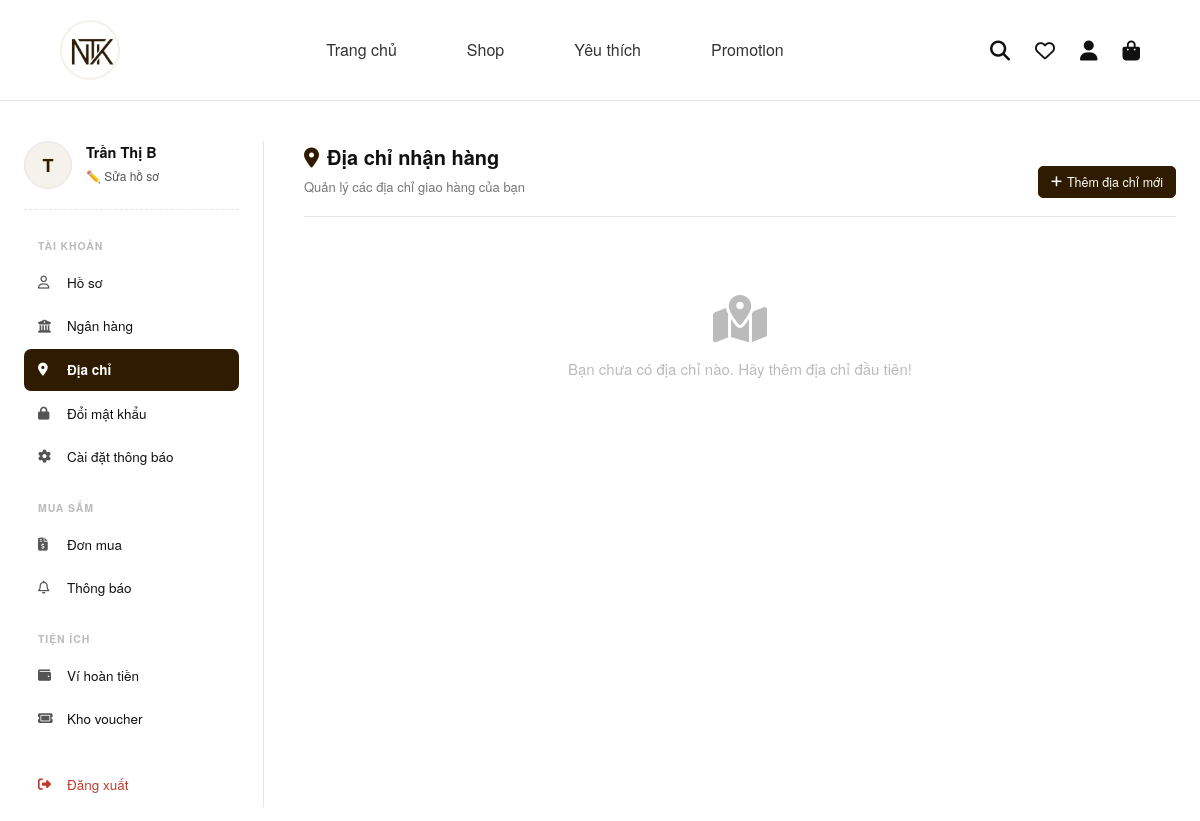
The page /views/user/dashboard.php?view=diachi (signed in) on the database as committed earlier.
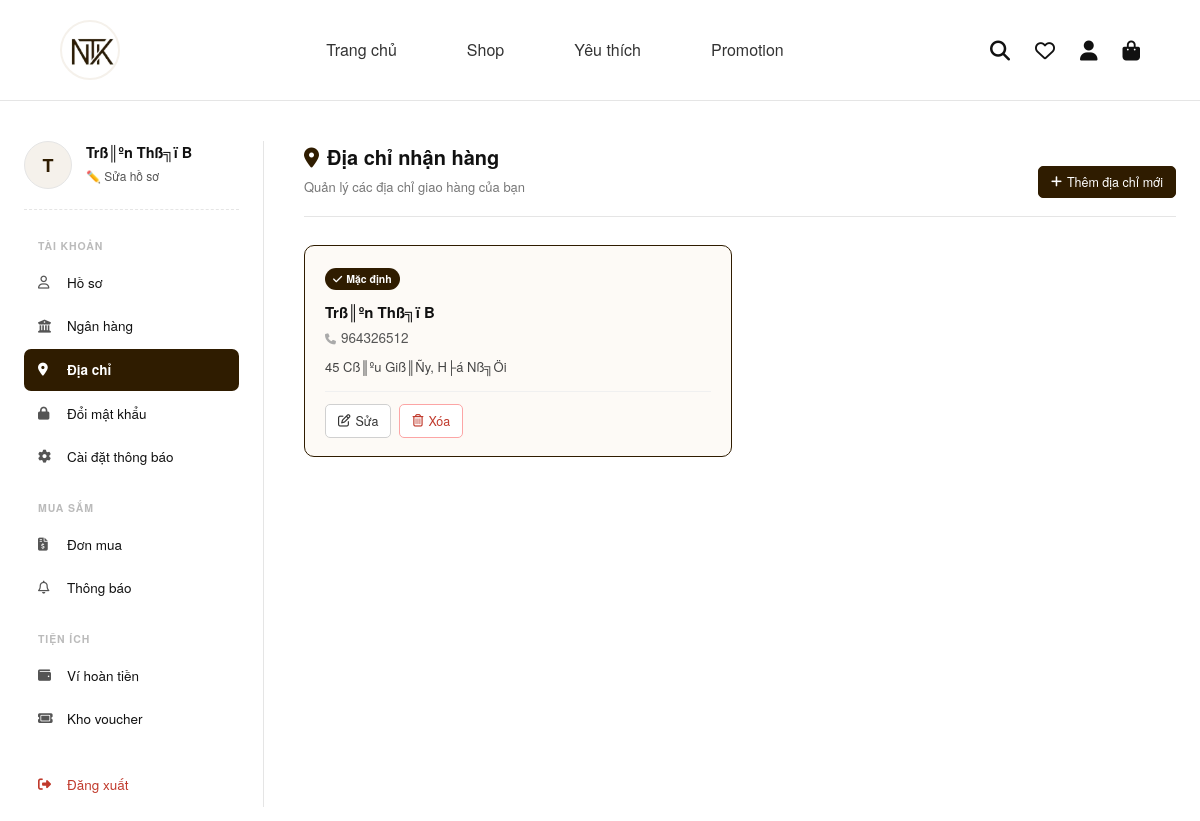
The same page on the database as committed later.
### tables this page shows
CREATE TABLE `users` (
  `user_id` char(5) NOT NULL,
  `username` varchar(50) NOT NULL,
  `password` varchar(50) NOT NULL,
  `fullname` varchar(100) DEFAULT NULL,
  `email` varchar(100) DEFAULT NULL,
  `phonenumber` varchar(10) DEFAULT NULL,
  `address` text DEFAULT NULL,
  `verification_code` varchar(6) DEFAULT NULL,
  `verification_code_expires_at` datetime DEFAULT NULL,
  `is_verified` int(11) DEFAULT 0,
  `role` int(11) DEFAULT 0,
  `status` int(11) DEFAULT 1,
  `created_at` datetime DEFAULT current_timestamp(),
  `total_orders` int(11) DEFAULT 0,
  `total_spend` decimal(15,2) DEFAULT 0.00,
  `bank_name` varchar(100) DEFAULT NULL,
  `bank_account_number` varchar(20) DEFAULT NULL,
  `bank_account_name` varchar(100) DEFAULT NULL,
  `wallet_balance` decimal(15,2) DEFAULT 0.00,
  PRIMARY KEY (`user_id`),
  UNIQUE KEY `username` (`username`)
);

CREATE TABLE `user_addresses` (
  `address_id` int(11) NOT NULL AUTO_INCREMENT,
  `user_id` char(5) NOT NULL,
  `recipient_name` varchar(100) NOT NULL DEFAULT '',
  `phone` varchar(20) NOT NULL DEFAULT '',
  `street` varchar(255) NOT NULL DEFAULT '',
  `ward` varchar(100) NOT NULL DEFAULT '',
  `district` varchar(100) NOT NULL DEFAULT '',
  `province` varchar(100) NOT NULL DEFAULT '',
  `note` text DEFAULT NULL,
  `is_default` tinyint(1) NOT NULL DEFAULT 0,
  `created_at` datetime DEFAULT current_timestamp(),
  PRIMARY KEY (`address_id`),
  KEY `user_id` (`user_id`),
  CONSTRAINT `user_addresses_ibfk_1` FOREIGN KEY (`user_id`) REFERENCES `users` (`user_id`) ON DELETE CASCADE
);

### src/views/user/address_list.php (the view, shortened to what this page needs)
<?php
$uid = $_SESSION['user_id'];
$stmt_list = $conn->prepare("SELECT * FROM user_addresses WHERE user_id=:uid ORDER BY is_default DESC, created_at DESC");
$stmt_list->execute([':uid'=>$uid]);
$address_list = $stmt_list->fetchAll(PDO::FETCH_ASSOC);
?>
<div class="am-wrap">
    <div class="am-header">
        <div>
            <h2><i class="fa-solid fa-location-dot" style="color:#2f1c00;margin-right:8px;"></i>Địa chỉ nhận hàng</h2>
            <p>Quản lý các địa chỉ giao hàng của bạn</p>
        </div>
        <button class="am-btn am-btn-primary" onclick="openDrawer('add')">
            <i class="fa-solid fa-plus"></i> Thêm địa chỉ mới
        </button>
    </div>
    <?php if (empty($address_list)): ?>
        <div class="am-empty">
            <i class="fa-solid fa-map-location-dot"></i>
            <p>Bạn chưa có địa chỉ nào. Hãy thêm địa chỉ đầu tiên!</p>
        </div>
    <?php else: ?>
    <div class="am-cards">
        <?php foreach ($address_list as $a): ?>
        <div class="am-card <?= $a['is_default'] ? 'is-default' : '' ?>">
            <?php if ($a['is_default']): ?>
            <div class="badge-default"><i class="fa-solid fa-check"></i> Mặc định</div>
            <?php endif; ?>
            <div class="am-card-name"><?= htmlspecialchars($a['recipient_name']) ?></div>
            <div class="am-card-phone"><i class="fa-solid fa-phone" style="color:#aaa;margin-right:5px;font-size:11px;"></i><?= htmlspecialchars($a['phone']) ?></div>
            <div class="am-card-addr">
                <?= htmlspecialchars($a['street']) ?>
            </div>
            <div class="am-card-actions">
                <button class="am-btn am-btn-edit" onclick="openEditDrawer(<?= $a['address_id'] ?>)" type="button">
                    <i class="fa-regular fa-pen-to-square"></i> Sửa
                </button>
                <a href="dashboard.php?view=diachi&addr_action=delete&addr_id=<?= $a['address_id'] ?>"
                   class="am-btn am-btn-delete"
                   onclick="return confirm('Xóa địa chỉ này?')">
                    <i class="fa-regular fa-trash-can"></i> Xóa
                </a>
            </div>
        </div>
        <?php endforeach; ?>
    </div>
    <?php endif; ?>
</div>

### src/views/user/dashboard.php (shortened to what this page needs)
<?php
require_once __DIR__ . '/../../config/database.php';
try {
    $stmt = $conn->prepare("SELECT * FROM Users WHERE user_id = :user_id");
    $stmt->execute(['user_id' => $_SESSION['user_id']]);
    $current_user = $stmt->fetch(PDO::FETCH_ASSOC);
} catch (PDOException $e) {
    echo "Lỗi: " . $e->getMessage();
    exit;
}
$view = isset($_GET['view']) ? $_GET['view'] : 'hoso';
?>
<!DOCTYPE html>
<html lang="vi">
<head>
    <link rel="stylesheet" href="https://cdnjs.cloudflare.com/ajax/libs/font-awesome/6.4.0/css/all.min.css">
    <link rel="stylesheet" href="../../assets/css/style.css">
</head>
<body>
<header class="main-header">
    <div class="header-container">
        <div class="logo">
            <a href="../../index.php">
                <img src="../../assets/images/logo-ntk.png" alt="NTK Logo">
            </a>
        </div>
        <nav class="navbar">
            <ul>
                <li><a href="../../index.php">Trang chủ</a></li>
                <li><a href="../../product.php">Shop</a></li>
                <li><a href="../../wishlist.php">Yêu thích</a></li>
                <li><a href="../../promotion.php">Promotion</a></li>
            </ul>
        </nav>
        <div class="header-icons">
            <a href="javascript:void(0)" onclick="toggleSearch()" title="Tìm kiếm">
                <i class="fa-solid fa-magnifying-glass"></i>
            </a>
            <a href="../../wishlist.php" title="Yêu thích">
                <i class="fa-regular fa-heart"></i>
            </a>
            <a href="dashboard.php" title="Tài khoản">
                <i class="fa-solid fa-user"></i>
            </a>
            <a href="../../cart.php" class="cart-icon" title="Giỏ hàng">
                <i class="fa-solid fa-bag-shopping"></i>
            </a>
        </div>
    </div>
</header>
<div class="dashboard-wrap">
    <aside class="dashboard-sidebar">
        <div class="user-card">
            <div class="user-avatar"><?= strtoupper(substr($current_user['username'], 0, 1)) ?></div>
            <div>
                <div class="user-name"><?= htmlspecialchars($current_user['fullname'] ?: $current_user['username']) ?></div>
                <a href="dashboard.php?view=hoso" class="user-edit">✏️ Sửa hồ sơ</a>
            </div>
        </div>
        <div class="menu-section-title">Tài khoản</div>
        <ul class="sidebar-menu">
            <li><a href="dashboard.php?view=hoso"       class="<?= $view=='hoso'      ?'active':'' ?>"><i class="fa-regular fa-user"></i>Hồ sơ</a></li>
            <li><a href="dashboard.php?view=nganhang"   class="<?= $view=='nganhang'  ?'active':'' ?>"><i class="fa-solid fa-building-columns"></i>Ngân hàng</a></li>
            <li><a href="dashboard.php?view=diachi"     class="<?= $view=='diachi'    ?'active':'' ?>"><i class="fa-solid fa-location-dot"></i>Địa chỉ</a></li>
            <li><a href="dashboard.php?view=doimatkhau" class="<?= $view=='doimatkhau'?'active':'' ?>"><i class="fa-solid fa-lock"></i>Đổi mật khẩu</a></li>
            <li><a href="dashboard.php?view=caidat"     class="<?= $view=='caidat'    ?'active':'' ?>"><i class="fa-solid fa-gear"></i>Cài đặt thông báo</a></li>
        </ul>
        <div class="menu-section-title">Mua sắm</div>
        <ul class="sidebar-menu">
            <li><a href="dashboard.php?view=donmua"   class="<?= $view=='donmua'  ?'active':'' ?>"><i class="fa-solid fa-file-invoice-dollar"></i>Đơn mua</a></li>
            <li><a href="dashboard.php?view=thongbao" class="<?= $view=='thongbao'?'active':'' ?>"><i class="fa-regular fa-bell"></i>Thông báo</a></li>
        </ul>
        <div class="menu-section-title">Tiện ích</div>
        <ul class="sidebar-menu">
            <li><a href="dashboard.php?view=vihoantien" class="<?= $view=='vihoantien'?'active':'' ?>"><i class="fa-solid fa-wallet"></i>Ví hoàn tiền</a></li>
            <li><a href="dashboard.php?view=khovoucher" class="<?= ($view=='khovoucher'||$view=='all_coupons')?'active':'' ?>"><i class="fa-solid fa-ticket"></i>Kho voucher</a></li>
        </ul>
        <div style="margin-top: 24px;">
            <ul class="sidebar-menu">
                <li><a href="../logout.php" class="logout"><i class="fa-solid fa-right-from-bracket"></i>Đăng xuất</a></li>
            </ul>
        </div>
    </aside>
    <main class="dashboard-content">
        <?php
            switch ($view) {
                case 'diachi':      include 'address_list.php';           break;
            }
        ?>
    </main>
</div>
</body>
</html>

### src/assets/css/style.css (style rules this page uses)
:root { --primary-color: #2f1c00; --bg-color: #ffffff; --beige-color: #f5f1eb; --border-color: #e5e5e5; --text-color: #111111; --font-main: 'Helvetica Neue', Arial, sans-serif; }
* { margin: 0; padding: 0; box-sizing: border-box; }
body { font-family: var(--font-main); color: var(--text-color); background-color: var(--bg-color); line-height: 1.6; }
a { text-decoration: none; color: inherit; transition: color 0.3s ease; }
ul { list-style: none; }
.main-header { border-bottom: 1px solid var(--border-color); padding: 20px 0; background-color: var(--bg-color); position: sticky; top: 0; z-index: 1000; }
.header-container { width: 90%; max-width: 1400px; margin: 0 auto; display: flex; justify-content: space-between; align-items: center; }
.logo img { height: 45px; object-fit: contain; }
.navbar ul { display: flex; gap: 40px; }
.navbar ul li a { font-weight: 500; font-size: 16px; padding-bottom: 5px; }
.header-icons { display: flex; gap: 25px; align-items: center; font-size: 20px; }
.cart-icon { position: relative; }
body { margin: 0; font-family: 'Segoe UI', Arial, sans-serif; background: #fdfcfb; color: #333; }
header { display: flex; justify-content: space-between; align-items: center; padding: 10px 40px; background: white; border-bottom: 1px solid #eee; position: sticky; top: 0; z-index: 1000; }
.logo img { height: 60px; width: 60px; border-radius: 50%; object-fit: cover; display: block; border: 2px solid #f5f1eb; }
nav a { margin: 0 15px; text-decoration: none; color: #333; font-weight: 600; }

### src/views/user/dashboard.php (style rules this page uses)
:root { --primary: #2f1c00; --bg: #ffffff; --beige: #f5f1eb; --border: #e5e5e5; --text: #111111; --muted: #555555; }
* { box-sizing: border-box; }
html, body { margin: 0; padding: 0; }
body { font-family: "Helvetica Neue", Helvetica, Arial, sans-serif; background: var(--bg); color: var(--text); }
.main-header { position: sticky; top: 0; z-index: 1000; }
.dashboard-wrap { display: flex; max-width: 1240px; margin: 40px auto 60px; padding: 0 24px; gap: 0; min-height: 600px; }
.dashboard-sidebar { width: 240px; flex-shrink: 0; padding-right: 24px; border-right: 1px solid var(--border); }
.user-card { display: flex; align-items: center; margin-bottom: 28px; padding-bottom: 20px; border-bottom: 1px dashed var(--border); }
.user-avatar { width: 48px; height: 48px; border-radius: 50%; background: var(--beige); border: 1.5px solid var(--border); display: flex; align-items: center; justify-content: center; font-size: 18px; font-weight: 700; color: var(--primary); margin-right: 14px; flex-shrink: 0; }
.user-name { font-weight: 600; font-size: 14.5px; line-height: 1.3; }
.user-edit { font-size: 12px; color: var(--muted); text-decoration: none; }
.menu-section-title { font-size: 10.5px; font-weight: 700; color: #bbb; letter-spacing: 0.9px; text-transform: uppercase; margin: 22px 0 7px 14px; }
.sidebar-menu { list-style: none; padding: 0; margin: 0; }
.sidebar-menu a { display: flex; align-items: center; padding: 10px 14px; border-radius: 7px; font-size: 13.5px; color: var(--text); text-decoration: none; margin-bottom: 2px; transition: background 0.18s, color 0.18s; }
.sidebar-menu a i { width: 18px; margin-right: 11px; color: var(--muted); font-size: 13px; transition: color 0.18s; }
.sidebar-menu a.active { background: var(--primary); color: #fff; font-weight: 600; }
.sidebar-menu a.active i { color: #fff; }
.sidebar-menu a.logout { color: #c0392b; }
.sidebar-menu a.logout i { color: #c0392b; }
.dashboard-content { flex: 1; padding-left: 40px; min-width: 0; }

Rows that differ between the two databases and show on the page:
changed users: fullname "Trần Thị B" → "Trß║ºn Thß╗ï B"
added user_addresses: is_default 1 (drawn), recipient_name "Trß║ºn Thß╗ï B", phone "964326512", street "45 Cß║ºu Giß║Ñy, H├á Nß╗Öi"
Other text that changed with them:
text no longer shown: "Bạn chưa có địa chỉ nào. Hãy thêm địa chỉ đầu tiên!"
